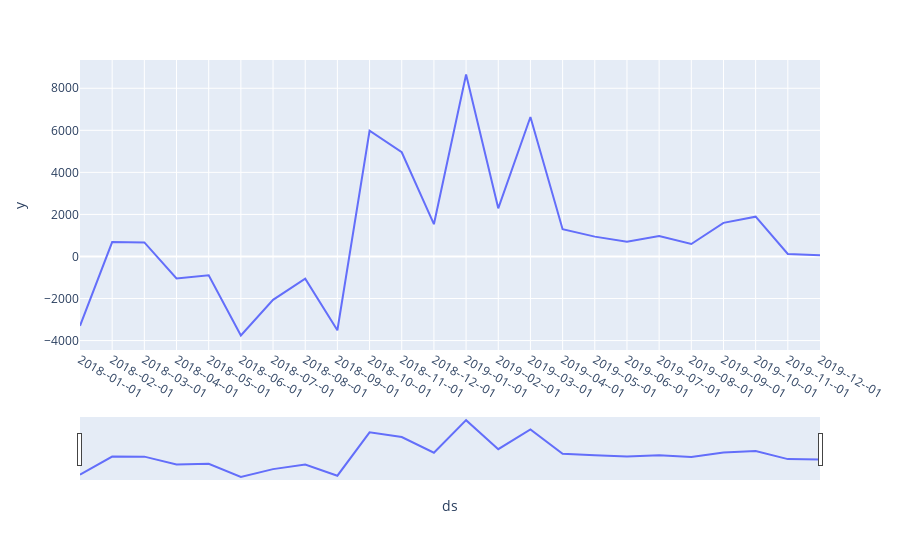

Notebook source saved alongside this figure:
### Code cell
import plotly.express as px

fig = px.line(summed_sales, x='ds', y='y')
fig.update_xaxes(rangeslider_visible=True)
fig.show()

### Figure 1 — Plotly figure (JSON) as saved in the notebook; plotly's stock layout.template omitted (floating-point values rounded to 4 significant figures)
{"data": [{"hovertemplate": "ds=%{x}<br>y=%{y}<extra></extra>", "legendgroup": "", "line": {"color": "#636efa", "dash": "solid"}, "marker": {"symbol": "circle"}, "mode": "lines", "name": "", "orientation": "v", "showlegend": false, "type": "scatter", "x": ["2018--01--01", "2018--02--01", "2018--03--01", "2018--04--01", "2018--05--01", "2018--06--01", "2018--07--01", "2018--08--01", "2018--09--01", "2018--10--01", "2018--11--01", "2018--12--01", "2019--01--01", "2019--02--01", "2019--03--01", "2019--04--01", "2019--05--01", "2019--06--01", "2019--07--01", "2019--08--01", "2019--09--01", "2019--10--01", "2019--11--01", "2019--12--01"], "xaxis": "x", "y": [-3296, 685, 669, -1043, -891, -3759, -2065, -1059, -3509, 5979, 4955, 1535, 8655, 2291, 6633, 1295, 943, 700, 975, 594, 1597, 1892, 122, 57], "yaxis": "y"}], "layout": {"legend": {"tracegroupgap": 0}, "margin": {"t": 60}, "xaxis": {"anchor": "y", "domain": [0, 1], "rangeslider": {"visible": true}, "title": {"text": "ds"}}, "yaxis": {"anchor": "x", "domain": [0, 1], "title": {"text": "y"}}}}
